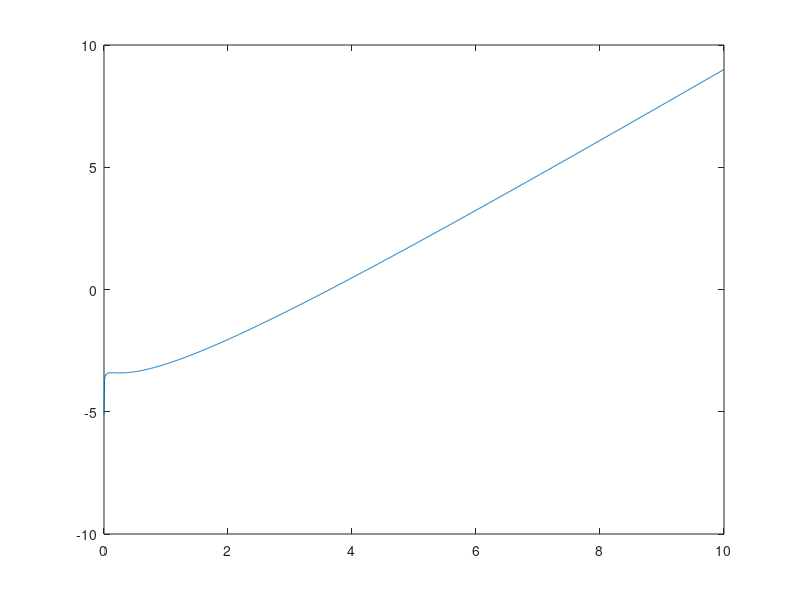

Source code (MATLAB):
p_L = 1;
rho_L = 1;
u_L = 0;

p_R = .1;
rho_R = .125;
u_R = 0;

gamma = 1.4;
gp1 = gamma +1.0;
gm1 = gamma -1.0;
cR = sqrt(gamma * p_R/rho_R);
cL = sqrt(gamma* p_L/rho_L);

P = [0:.01:10];
y = (P -1)- sqrt(2*gamma/gm1)*cL/cR.* sqrt(1 + gp1/gm1.*P) .* ( (p_L/p_R)^(gm1/2/gamma) - (P).^(gm1/2/gamma) );

plot(P,y)
